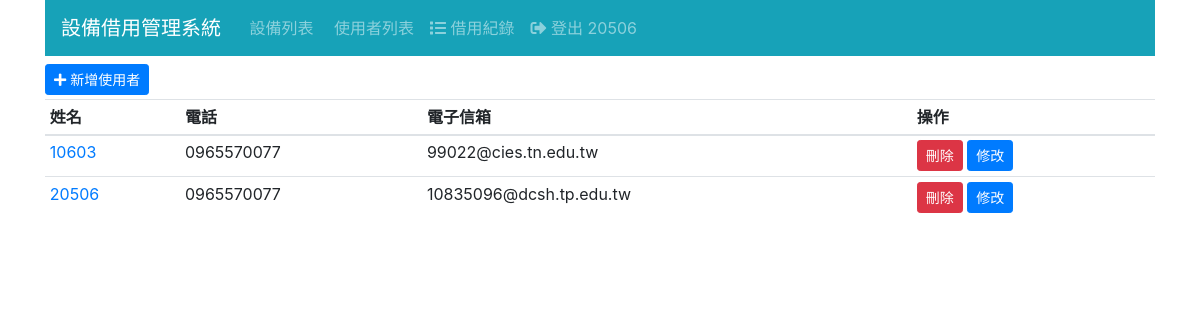
Screenshot of /borrower/ (signed in) with the database file from the repository.
### borrower/models.py (models this page shows, shortened)
class Borrower(Model):
    realname = CharField('姓名', max_length=32)
    identify = CharField('身分', max_length=255)
    email = EmailField('電子信箱')
    work = CharField('職稱', max_length=255)
    subject = CharField('任教科目', max_length=255)
    tel=CharField('連絡電話',max_length=10)
    state= CharField('狀態', max_length=3)

### borrower/views.py (the view)
# urls.py: path('', BorrowerList.as_view(), name='borrower_list'),
class BorrowerList(LoginRequiredMixin, ListView):
    model = Borrower
    ordering = ['realname']     # 依姓名排序
    paginate_by = 20

### templates/borrower/borrower_list.html (shortened to what this page needs)
{% extends "base.html" %}
{% block content %}
<div class="mb-1">
  <a href="{% url 'borrower_add' %}" class="btn btn-sm btn-primary">
    <i class="fas fa-plus"></i> 新增使用者
  </a>
</div>
<div id="borrower-list">
  <table class="table table-sm">
    <thead>
      <tr>
        <th>姓名</th><th>電話</th><th>電子信箱</th><th>操作</th>
      </tr>
    </thead>
    <tbody>
      {% for borrower in borrower_list %}
      <tr>
        <td>
          <a href="{% url 'borrower_view' borrower.id %}">{{ borrower.realname }}</a>
        </td>
        <td>{{ borrower.tel }}</td>
        <td>{{ borrower.email }}</td>
        <td>
          <a href="{% url 'borrower_delete' borrower.id %}" class="btn btn-sm btn-danger">刪除</a>
          <a href="{% url 'borrower_edit' borrower.id %}" class="btn btn-sm btn-primary">修改</a>
        </td>
      </tr>
      {% endfor %}
    </tbody>
  </table>
</div>
{% endblock %}

### templates/navbar.html (shortened to what this page needs)
<nav class="navbar navbar-expand-md navbar-dark bg-info mb-2">
    <div class="navbar-brand">設備借用管理系統</div>
    <div class="collapse navbar-collapse" id="navbarNav">
      <ul class="navbar-nav">
        {% if user.is_authenticated %}
        <a href="{% url 'equip_list' %}" class="nav-link">
             設備列表
          </a>
        <li class="nav-item">
        <li class="nav-item">
            <a href="{% url 'borrower_list' %}" class="nav-link">
                 使用者列表
              </a>
            </li>
            <li class="nav-item">
              <a href="{% url 'log_list' %}" class="nav-link">
                <i class="fas fa-list"></i> 借用紀錄
              </a>
            </li>
          <a href="{% url 'logout' %}" class="nav-link">
            <i class="fas fa-sign-out-alt"></i> 登出 {{ user.username }}
          </a>
        </li>
        {% else %}
        <li class="nav-item">
          <a href="{% url 'login' %}" class="nav-link">
            <i class="fas fa-sign-in-alt"></i>登入
          </a>
        </li>
        {% endif %}
      </ul>
    </div>
  </nav>

### rows the page displays
Borrower: realname "10603", tel "0965570077", email "99022@cies.tn.edu.tw"
Borrower: realname "20506", tel "0965570077", email "10835096@dcsh.tp.edu.tw"

### other values shown
{{ user.username }} "20506"
